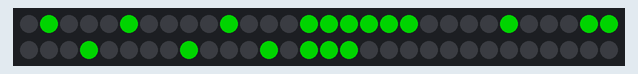
A sketch run on a simulated Arduino Uno, built with avr-gcc and run on an emulated ATmega328P. Parts: 60 RGB LEDs in strip order, left to right, continuing on the next row. Dim RGB values are drawn brighter than linear; what the sketch prints to the serial monitor is not drawn.

Above: at 0.54 s.
At 2.38 s:
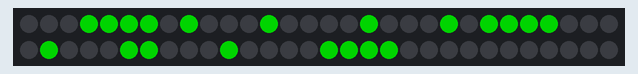
At 4.43 s:
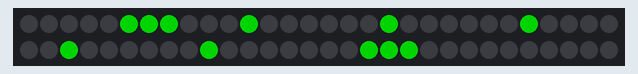
At 6.47 s:
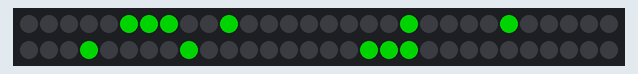
At 8.3 s:
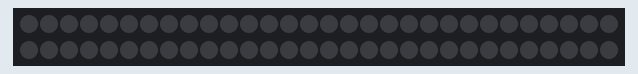
At 11.18 s:
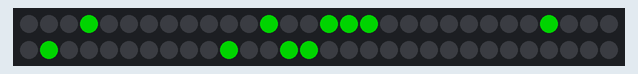

The sketch:

sketch1.ino
```cpp
#include <Adafruit_NeoPixel.h>
#include <stdlib.h>

#define P 0x000000//PRETO
#define Z 0x0000FF//AZUL
#define E 0x008000//VERDE
#define V 0xFF0000//VERMELLHO
#define L 0xFFA500//LARANJA
#define R 0xFFC0CB//ROSE
#define A 0xFFFF00//AMARELO
#define B 0xFFFFFF//BRANCO

#define LED_PER_COL 7
#define LED_PER_LIN 7
#define PIN 4// Pino de controle
#define LED_COUNT 60// Quantidade de LED's

typedef struct char_view {
    char match;
    int nLines;
    int nColumns;
    int data[7][5];
} CHAR_VIEW;

int mountAddress(int x, int y);
void printWindow(int jBegin);
void copyMatrix(CHAR_VIEW view, int x, int y);

const CHAR_VIEW char_A = { 'A', 7, 5,
    0,1,1,1,0,
    1,0,0,0,1,
    1,0,0,0,1,
    1,0,0,0,1,
    1,1,1,1,1,
    1,0,0,0,1,
    1,0,0,0,1
};

const CHAR_VIEW char_B = { 'B', 7, 5,
    1,1,1,1,0,
    1,0,0,0,1,
    1,0,0,0,1,
    1,1,1,1,0,
    1,0,0,0,1,
    1,0,0,0,1,
    1,1,1,1,0
};

const CHAR_VIEW char_C = { 'C', 7, 5,
    0,1,1,1,0,
    1,0,0,0,1,
    1,0,0,0,0,
    1,0,0,0,0,
    1,0,0,0,0,
    1,0,0,0,1,
    0,1,1,1,0
};


const CHAR_VIEW char_D = { 'D', 7, 5,
    1,1,1,1,0,
    1,0,0,0,1,
    1,0,0,0,1,
    1,0,0,0,1,
    1,0,0,0,1,
    1,0,0,0,1,
    1,1,1,1,0
};

const CHAR_VIEW char_E = { 'E', 7, 5,
    1,1,1,1,0,
    1,0,0,0,0,
    1,0,0,0,0,
    1,1,1,0,0,
    1,0,0,0,0,
    1,0,0,0,0,
    1,1,1,1,0
};

const CHAR_VIEW char_F = { 'F', 7, 5,
    1,1,1,1,1,
    1,0,0,0,0,
    1,0,0,0,0,
    1,1,1,0,0,
    1,0,0,0,0,
    1,0,0,0,0,
    1,0,0,0,0
};

const CHAR_VIEW char_G = { 'G', 7, 5,
    1,1,1,1,1,
    1,0,0,0,0,
    1,0,0,0,0,
    1,1,1,1,1,
    1,0,0,0,1,
    1,0,0,0,1,
    1,1,1,1,1
};

const CHAR_VIEW char_H = { 'H', 7, 5,
    1,0,0,0,1,
    1,0,0,0,1,
    1,0,0,0,1,
    1,1,1,1,1,
    1,0,0,0,1,
    1,0,0,0,1,
    1,0,0,0,1
};

const CHAR_VIEW char_I = { 'I', 7, 5,
    1,1,1,0,0,
    0,1,0,0,0,
    0,1,0,0,0,
    0,1,0,0,0,
    0,1,0,0,0,
    0,1,0,0,0,
    1,1,1,0,0
};

const CHAR_VIEW char_J = { 'J', 7, 5,
    0,0,1,1,1,
    0,0,0,1,0,
    0,0,0,1,0,
    0,0,0,1,0,
    0,0,0,1,0,
    1,0,0,1,0,
    0,1,1,0,0
};

const CHAR_VIEW char_K = { 'k', 7, 5,
    1,0,0,1,0,
    1,0,0,1,0,
    1,0,1,0,0,
    1,1,0,0,0,
    1,0,1,0,0,
    1,0,0,1,0,
    1,0,0,1,0
};

const CHAR_VIEW char_L = { 'L', 7, 5,
    1,0,0,0,0,
    1,0,0,0,0,
    1,0,0,0,0,
    1,0,0,0,0,
    1,0,0,0,0,
    1,0,0,0,0,
    1,1,1,1,0
};

const CHAR_VIEW char_M = { 'M', 7, 5,
    0,0,0,0,0,
    1,0,0,0,1,
    1,1,0,0,1,
    1,0,1,0,1,
    1,0,0,1,1,
    1,0,0,0,1,
    1,0,0,0,1
};

const CHAR_VIEW char_N = { 'N', 7, 5,
    0,0,0,0,0,
    0,0,0,0,0,
    1,1,0,0,1,
    1,0,1,0,1,
    1,0,0,1,1,
    1,0,0,0,1,
    1,0,0,0,1
};

const CHAR_VIEW char_O = { 'O', 7, 5,
    0,1,1,1,0,
    1,0,0,0,1,
    1,0,0,0,1,
    1,0,0,0,1,
    1,0,0,0,1,
    1,0,0,0,1,
    0,1,1,1,0
};

const CHAR_VIEW char_P = { 'P', 7, 5,
    1,1,1,1,0,
    1,0,0,0,1,
    1,0,0,0,1,
    1,1,1,1,0,
    1,0,0,0,0,
    1,0,0,0,0,
    1,0,0,0,0
};

const CHAR_VIEW char_Q = { 'Q', 7, 5,
    0,1,1,1,0,
    1,0,0,0,1,
    1,0,0,0,1,
    1,0,0,0,1,
    1,0,0,0,1,
    0,1,1,1,0,
    0,0,0,0,1
};

const CHAR_VIEW char_R = { 'R', 7, 5,
    0,1,1,1,0,
    1,0,0,0,1,
    1,0,0,0,1,
    1,0,0,0,1,
    1,1,1,1,0,
    1,0,0,0,1,
    1,0,0,0,1
};

const CHAR_VIEW char_S = { 'S', 7, 5,
    0,1,1,1,0,
    1,0,0,0,1,
    1,0,0,0,0,
    0,1,1,1,0,
    0,0,0,0,1,
    1,0,0,0,1,
    0,1,1,1,0
};

const CHAR_VIEW char_T = { 'T', 7, 5,
    1,1,1,1,1,
    0,0,1,0,0,
    0,0,1,0,0,
    0,0,1,0,0,
    0,0,1,0,0,
    0,0,1,0,0,
    0,0,1,0,0
};

const CHAR_VIEW char_U = { 'U', 7, 5,
    1,0,0,0,1,
    1,0,0,0,1,
    1,0,0,0,1,
    1,0,0,0,1,
    1,0,0,0,1,
    1,0,0,0,1,
    0,1,1,1,0
};

const CHAR_VIEW char_V = { 'V', 7, 5,
    1,0,0,0,1,
    1,0,0,0,1,
    1,0,0,0,1,
    1,0,0,0,1,
    0,1,0,1,0,
    0,1,0,1,0,
    0,0,1,0,0
};

const CHAR_VIEW char_W = { 'W', 7, 5,
    1,0,0,0,0,
    1,0,0,0,0,
    1,0,0,0,0,
    1,0,0,0,0,
    1,0,0,1,0,
    1,0,1,0,1,
    0,1,0,0,0
};

const CHAR_VIEW char_X = { 'X', 7, 5,
    0,0,0,0,0,
    0,0,0,0,0,
    1,0,0,0,1,
    0,1,0,1,0,
    0,0,1,0,0,
    0,1,0,1,0,
    1,0,0,0,1
};

const CHAR_VIEW char_Y = { 'Y', 7, 5,
    1,0,0,0,1,
    1,0,0,0,1,
    0,1,0,1,0,
    0,0,1,0,0,
    0,0,1,0,0,
    0,0,1,0,0,
    0,0,1,0,0
};

const CHAR_VIEW char_Z = { 'Z', 7, 5,
    0,0,0,0,0,
    0,1,1,1,1,
    0,0,0,0,1,
    0,0,0,1,0,
    0,0,1,0,0,
    0,1,0,0,0,
    0,1,1,1,1
};

const CHAR_VIEW char_ESPACE = { ' ', 7, 5,
    0,0,0,0,0,
    0,0,0,0,0,
    0,0,0,0,0,
    0,0,0,0,0,
    0,0,0,0,0,
    0,0,0,0,0,
    0,0,0,0,0
};


//Cria uma instância da Classe Adafruit NeoPixel chamado "leds"
Adafruit_NeoPixel leds = Adafruit_NeoPixel(LED_COUNT, PIN, NEO_GRB + NEO_KHZ800);

#define MSG 10

int lM = 7;
int cM = 50;
int **M;

int posj = 0;
int c = 0;
char message[MSG] = "A B C D";

void setup()
{
  Serial.begin(9600);//Inicia a serial com baud rate

  M = alocaMatrizInteiros(lM, cM);
//  copyMatrix(char_A, 0, 0);

  for(int i=0;i<lM;i++){
    for(int j=0;j<cM;j++){
      Serial.print(M[i][j]);
    }
    Serial.println("");
  }
  leds.begin(); // Inicia a fita de LED
  leds.show(); // Atualiza o estados dos LEDs


  escreveMensagem();


}

void loop()
{
  printWindow(c%cM);
  delay(80);
  c++;
}

//Função liga led individual
void ligaLED(int g, unsigned long fita)//Recebe a posição e tempo de Delay
{
leds.setPixelColor(g, fita);//Aciona o LED requerido
 leds.show();//Atualiza o LED
}


//Função apaga LED individual
void apagaLED(int g)
{
leds.setPixelColor(g, 0);//Desaciona o LED requerido
 leds.show();//Atualiza o LED
}

/**
 * Converte um endereço x,y para um número sequencial entre 0 e mxn.
 * Em uma matriz 3x3 a seguinte sequência será gerada:
 *   6 7 8
 *   5 4 3
 *   0 1 2
 */
int mountAddress(int x, int y) {
    int line = (LED_PER_LIN-1 - x) * LED_PER_COL;
    if(line % 2 == 0) {
        return line + y + 1;
    } else {
        return line + (LED_PER_COL-1 - y) + 1;
    }
}

/**
 * Copia uma matrox mxn dentro de M a partir da posição x,y
 */
void copyMatrix(CHAR_VIEW view, int x, int y) {
    for(int i = 0; i < view.nLines; i++) {
        for(int j = 0; j < view.nColumns; j++) {
            M[x+i][y+j] = view.data[i][j];
        }
    }
}

/**
 * Print LED_PER_LINxLED_PER_COL of M starting at column jBegin.
 * if jBegin+LIN_PER_COL > cM, jBegin is set to 0
 */
void printWindow(int jBegin) {
    int pos_j = 0;
    for (int i = 0; i < LED_PER_LIN; i++) {
        for (int j = jBegin; j < LED_PER_COL+jBegin; j++) {
            pos_j = j;
            if(pos_j >= cM) {
              pos_j = pos_j - cM;
            }

            if(M[i][pos_j]) {
              ligaLED(mountAddress(i, j-jBegin), E);
            } else {
              apagaLED(mountAddress(i, j-jBegin));
            }

        }
    }
}

int** alocaMatrizInteiros(int lin, int col)
{
    int **m = (int**) malloc(lin * sizeof(int*));
    for (int i = 0; i < lin; i++) {
        m[i] = (int*) malloc(col * sizeof(int));
        for (int j = 0; j < col; j++) {
            m[i][j] = 0;
        }
    }
    return m;
}

void escreveMensagem() {
    for(int i=0;i<MSG;i++) {
      escreveChar(message[i]);
    }
}

void escreveChar(char a) {
  if(a == ' ') { copyMatrix(char_ESPACE, 0, posj); posj+=5; }
  else if(a == 'A') { copyMatrix(char_A, 0, posj); posj+=6; }
  else if(a == 'B') { copyMatrix(char_B, 0, posj); posj+=6; }
  else if(a == 'C') { copyMatrix(char_C, 0, posj); posj+=6; }
  else if(a == 'D') { copyMatrix(char_D, 0, posj); posj+=6; }
  else if(a == 'E') { copyMatrix(char_E, 0, posj); posj+=6; }
  else if(a == 'F') { copyMatrix(char_F, 0, posj); posj+=6; }
  else if(a == 'G') { copyMatrix(char_G, 0, posj); posj+=6; }
  /*else if(a == 'H') { copyMatrix(char_H, 0, posj); posj+=6; }
  else if(a == 'I') { copyMatrix(char_I, 0, posj); posj+=6; }
  else if(a == 'J') { copyMatrix(char_J, 0, posj); posj+=6; }
  else if(a == 'K') { copyMatrix(char_K, 0, posj); posj+=6; }
  else if(a == 'L') { copyMatrix(char_L, 0, posj); posj+=6; }
  else if(a == 'M') { copyMatrix(char_M, 0, posj); posj+=6; }
  else if(a == 'N') { copyMatrix(char_N, 0, posj); posj+=6; }
  else if(a == 'O') { copyMatrix(char_O, 0, posj); posj+=6; }
  else if(a == 'P') { copyMatrix(char_P, 0, posj); posj+=6; }
  else if(a == 'Q') { copyMatrix(char_Q, 0, posj); posj+=6; }
  else if(a == 'R') { copyMatrix(char_R, 0, posj); posj+=6; }
  else if(a == 'S') { copyMatrix(char_S, 0, posj); posj+=6; }
  else if(a == 'T') { copyMatrix(char_T, 0, posj); posj+=6; }
  else if(a == 'U') { copyMatrix(char_U, 0, posj); posj+=6; }
  else if(a == 'V') { copyMatrix(char_V, 0, posj); posj+=6; }
  else if(a == 'W') { copyMatrix(char_W, 0, posj); posj+=6; }
  else if(a == 'X') { copyMatrix(char_X, 0, posj); posj+=6; }
  else if(a == 'Y') { copyMatrix(char_Y, 0, posj); posj+=6; }
  else if(a == 'Z') { copyMatrix(char_Z, 0, posj); posj+=6; }*/
}
```

Measured:
- by itself, everything shown: repeats every 10.2 s, in 48 steps
